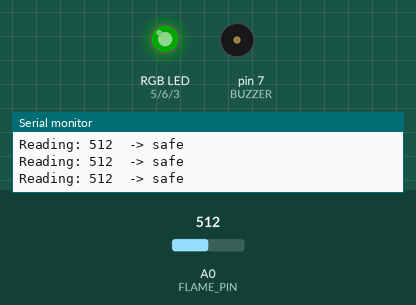
The sketch below on a simulated Arduino Uno, built with avr-gcc and run on an emulated ATmega328P. Shown: an RGB LED mixed from three pins (HIGH = lit), buzzer (waves = sounding), the last lines printed to the serial monitor. Dashed ring = blinking. Inputs (shaded band) come from the test bench; at power-on: A0 (FLAME_PIN) = 512. Dim RGB values are drawn brighter than linear.

Above: at 2.2 s.
2.3 s: A0 (FLAME_PIN) set to 563
3.8 s: A0 (FLAME_PIN) set to 582
At 4.24 s:
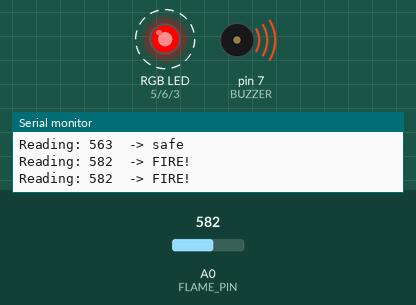
6.8 s: A0 (FLAME_PIN) set to 511
At 6.97 s:
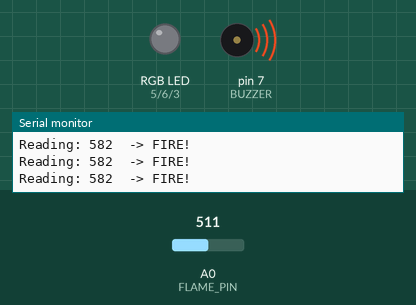
8.5 s: A0 (FLAME_PIN) set to 716
At 8.74 s:
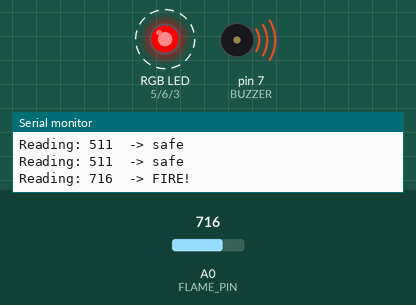
Timing chart, 0 to 12.5 s (numbered marks = the images above; inputs shaded):
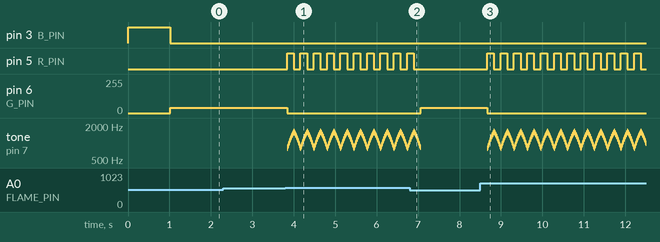

Measured:
- the behaviour switches between 572 and 573 on A0 (FLAME_PIN) (found by bisection; images 0 and 1)
- after the input at 3.8 s, pin 5 (R_PIN): alternates HIGH for 0.16 s and LOW for 0.16 s, starting at once; pin 6 (G_PIN): 40/255 → 0/255 at once; tone on pin 7 (BUZZER): plays 800 Hz for 0.01 s, 840 Hz for 0.01 s, 880 Hz for 0.01 s, 920 Hz for 0.01 s, 960 Hz for 0.01 s, 1000 Hz for 0.01 s … (368 notes in this stretch), starting at once
- after the input at 6.8 s, pin 5 (R_PIN): goes on until 6.9 s, then stays LOW; pin 6 (G_PIN): 0/255 → 40/255 after 0.26 s
- after the input at 8.5 s, pin 5 (R_PIN): alternates HIGH for 0.16 s and LOW for 0.16 s, starting after 0.17 s; pin 6 (G_PIN): 40/255 → 0/255 after 0.17 s; tone on pin 7 (BUZZER): plays 800 Hz for 0.01 s, 840 Hz for 0.01 s, 880 Hz for 0.01 s, 920 Hz for 0.01 s, 960 Hz for 0.01 s, 1000 Hz for 0.01 s … (476 notes in this stretch), starting after 0.17 s

The sketch:

fire_alarm.ino
```cpp
// (licence header left out)
// Fire alarm - kit flame sensor (black 2-leg IR diode) + buzzer + RGB module
// Flame sensor: SHORT leg -> 5V, LONG leg -> A0, 10k resistor from A0 to GND
// Buzzer: + -> D7, - -> GND      RGB: R -> 5, G -> 6, B -> 3, GND -> GND
// It learns the normal room level at startup; a flame raises the reading.
// Serial Monitor 9600 shows the numbers.

const int FLAME_PIN = A0;
const int BUZZER = 7;
const int R_PIN = 5, G_PIN = 6, B_PIN = 3;
const int SENSITIVITY = 60;   // lower = more sensitive, higher = less false alarms

int baseline = 0;

void setColor(int r, int g, int b) {
  analogWrite(R_PIN, r); analogWrite(G_PIN, g); analogWrite(B_PIN, b);
}

int readFlame() {
  long s = 0;
  for (int i = 0; i < 8; i++) s += analogRead(FLAME_PIN);
  return s / 8;
}

void setup() {
  Serial.begin(9600);
  pinMode(BUZZER, OUTPUT);
  pinMode(R_PIN, OUTPUT); pinMode(G_PIN, OUTPUT); pinMode(B_PIN, OUTPUT);
  setColor(0, 0, 255);                 // blue while learning the room
  long s = 0;
  for (int i = 0; i < 20; i++) { s += readFlame(); delay(50); }
  baseline = s / 20;
  Serial.print("Room level learned: "); Serial.println(baseline);
  setColor(0, 40, 0);                  // dim green = watching, all safe
}

void loop() {
  int v = readFlame();
  Serial.print("Reading: "); Serial.print(v);

  if (v > baseline + SENSITIVITY) {
    Serial.println("  -> FIRE!");
    // siren: red flash + rising/falling tone
    setColor(255, 0, 0);
    for (int f = 800; f < 1600; f += 40) { tone(BUZZER, f); delay(8); }
    setColor(0, 0, 0);
    for (int f = 1600; f > 800; f -= 40) { tone(BUZZER, f); delay(8); }
  } else {
    Serial.println("  -> safe");
    noTone(BUZZER);
    setColor(0, 40, 0);
    delay(200);
  }
}
```
